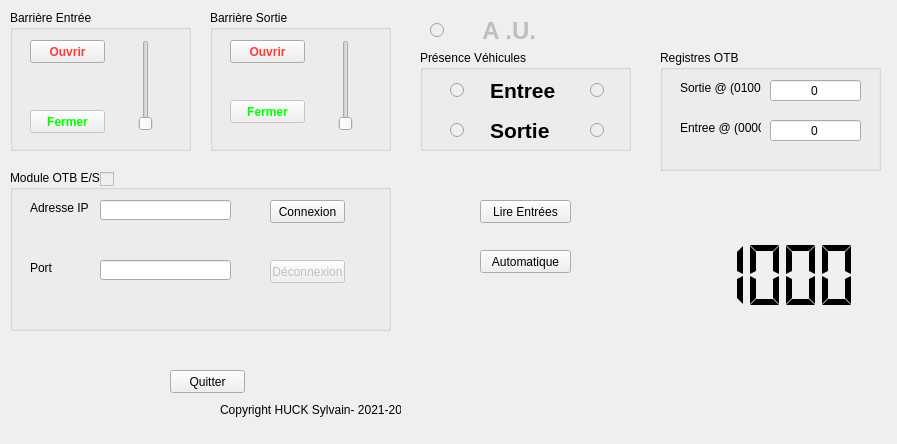
<?xml version="1.0" encoding="UTF-8"?>
<ui version="4.0">
 <class>MainWindow</class>
 <widget class="QMainWindow" name="MainWindow">
  <property name="geometry">
   <rect>
    <x>0</x>
    <y>0</y>
    <width>897</width>
    <height>444</height>
   </rect>
  </property>
  <property name="windowTitle">
   <string>MainWindow</string>
  </property>
  <widget class="QWidget" name="centralWidget">
   <widget class="QGroupBox" name="groupBoxEntree">
    <property name="geometry">
     <rect>
      <x>10</x>
      <y>10</y>
      <width>181</width>
      <height>141</height>
     </rect>
    </property>
    <property name="title">
     <string>Barrière Entrée</string>
    </property>
    <widget class="QPushButton" name="BP_OuvrirEntree">
     <property name="enabled">
      <bool>true</bool>
     </property>
     <property name="geometry">
      <rect>
       <x>20</x>
       <y>30</y>
       <width>75</width>
       <height>23</height>
      </rect>
     </property>
     <property name="font">
      <font>
       <weight>75</weight>
       <bold>true</bold>
      </font>
     </property>
     <property name="styleSheet">
      <string notr="true">color: rgb(255, 58, 58);</string>
     </property>
     <property name="text">
      <string>Ouvrir</string>
     </property>
     <property name="autoDefault">
      <bool>false</bool>
     </property>
     <property name="default">
      <bool>false</bool>
     </property>
     <property name="flat">
      <bool>false</bool>
     </property>
    </widget>
    <widget class="QPushButton" name="BP_FermerEntree">
     <property name="enabled">
      <bool>false</bool>
     </property>
     <property name="geometry">
      <rect>
       <x>20</x>
       <y>100</y>
       <width>75</width>
       <height>23</height>
      </rect>
     </property>
     <property name="font">
      <font>
       <weight>75</weight>
       <bold>true</bold>
      </font>
     </property>
     <property name="styleSheet">
      <string notr="true">color: rgb(0, 255, 0);
</string>
     </property>
     <property name="text">
      <string>Fermer</string>
     </property>
     <property name="flat">
      <bool>false</bool>
     </property>
    </widget>
    <widget class="QSlider" name="VS_Entree">
     <property name="enabled">
      <bool>false</bool>
     </property>
     <property name="geometry">
      <rect>
       <x>120</x>
       <y>30</y>
       <width>31</width>
       <height>91</height>
      </rect>
     </property>
     <property name="maximum">
      <number>1</number>
     </property>
     <property name="pageStep">
      <number>1</number>
     </property>
     <property name="value">
      <number>0</number>
     </property>
     <property name="sliderPosition">
      <number>0</number>
     </property>
     <property name="orientation">
      <enum>Qt::Vertical</enum>
     </property>
    </widget>
   </widget>
   <widget class="QGroupBox" name="groupBoxSortie">
    <property name="geometry">
     <rect>
      <x>210</x>
      <y>10</y>
      <width>181</width>
      <height>141</height>
     </rect>
    </property>
    <property name="title">
     <string>Barrière Sortie</string>
    </property>
    <widget class="QPushButton" name="BP_OuvrirSortie">
     <property name="enabled">
      <bool>true</bool>
     </property>
     <property name="geometry">
      <rect>
       <x>20</x>
       <y>30</y>
       <width>75</width>
       <height>23</height>
      </rect>
     </property>
     <property name="font">
      <font>
       <weight>75</weight>
       <bold>true</bold>
      </font>
     </property>
     <property name="styleSheet">
      <string notr="true">color: rgb(255, 58, 58);
</string>
     </property>
     <property name="text">
      <string>Ouvrir</string>
     </property>
     <property name="flat">
      <bool>false</bool>
     </property>
    </widget>
    <widget class="QSlider" name="VS_Sortie">
     <property name="enabled">
      <bool>false</bool>
     </property>
     <property name="geometry">
      <rect>
       <x>120</x>
       <y>30</y>
       <width>31</width>
       <height>91</height>
      </rect>
     </property>
     <property name="maximum">
      <number>1</number>
     </property>
     <property name="pageStep">
      <number>1</number>
     </property>
     <property name="value">
      <number>0</number>
     </property>
     <property name="orientation">
      <enum>Qt::Vertical</enum>
     </property>
    </widget>
    <widget class="QPushButton" name="BP_FermerSortie">
     <property name="enabled">
      <bool>false</bool>
     </property>
     <property name="geometry">
      <rect>
       <x>20</x>
       <y>90</y>
       <width>75</width>
       <height>23</height>
      </rect>
     </property>
     <property name="palette">
      <palette>
       <active>
        <colorrole role="WindowText">
         <brush brushstyle="SolidPattern">
          <color alpha="255">
           <red>0</red>
           <green>255</green>
           <blue>0</blue>
          </color>
         </brush>
        </colorrole>
        <colorrole role="Text">
         <brush brushstyle="SolidPattern">
          <color alpha="255">
           <red>0</red>
           <green>255</green>
           <blue>0</blue>
          </color>
         </brush>
        </colorrole>
        <colorrole role="ButtonText">
         <brush brushstyle="SolidPattern">
          <color alpha="255">
           <red>0</red>
           <green>255</green>
           <blue>0</blue>
          </color>
         </brush>
        </colorrole>
       </active>
       <inactive>
        <colorrole role="WindowText">
         <brush brushstyle="SolidPattern">
          <color alpha="255">
           <red>0</red>
           <green>255</green>
           <blue>0</blue>
          </color>
         </brush>
        </colorrole>
        <colorrole role="Text">
         <brush brushstyle="SolidPattern">
          <color alpha="255">
           <red>0</red>
           <green>255</green>
           <blue>0</blue>
          </color>
         </brush>
        </colorrole>
        <colorrole role="ButtonText">
         <brush brushstyle="SolidPattern">
          <color alpha="255">
           <red>0</red>
           <green>255</green>
           <blue>0</blue>
          </color>
         </brush>
        </colorrole>
       </inactive>
       <disabled>
        <colorrole role="WindowText">
         <brush brushstyle="SolidPattern">
          <color alpha="255">
           <red>0</red>
           <green>255</green>
           <blue>0</blue>
          </color>
         </brush>
        </colorrole>
        <colorrole role="Text">
         <brush brushstyle="SolidPattern">
          <color alpha="255">
           <red>0</red>
           <green>255</green>
           <blue>0</blue>
          </color>
         </brush>
        </colorrole>
        <colorrole role="ButtonText">
         <brush brushstyle="SolidPattern">
          <color alpha="255">
           <red>0</red>
           <green>255</green>
           <blue>0</blue>
          </color>
         </brush>
        </colorrole>
       </disabled>
      </palette>
     </property>
     <property name="font">
      <font>
       <weight>75</weight>
       <bold>true</bold>
      </font>
     </property>
     <property name="styleSheet">
      <string notr="true">color: rgb(0, 255, 0);</string>
     </property>
     <property name="text">
      <string>Fermer</string>
     </property>
     <property name="default">
      <bool>false</bool>
     </property>
     <property name="flat">
      <bool>false</bool>
     </property>
    </widget>
   </widget>
   <widget class="QRadioButton" name="ArretUrgence">
    <property name="enabled">
     <bool>false</bool>
    </property>
    <property name="geometry">
     <rect>
      <x>430</x>
      <y>10</y>
      <width>191</width>
      <height>41</height>
     </rect>
    </property>
    <property name="font">
     <font>
      <pointsize>18</pointsize>
      <weight>75</weight>
      <bold>true</bold>
     </font>
    </property>
    <property name="text">
     <string>     A .U.</string>
    </property>
    <property name="checkable">
     <bool>true</bool>
    </property>
   </widget>
   <widget class="QGroupBox" name="groupBoxPresVehicules">
    <property name="geometry">
     <rect>
      <x>420</x>
      <y>50</y>
      <width>211</width>
      <height>101</height>
     </rect>
    </property>
    <property name="title">
     <string>Présence Véhicules</string>
    </property>
    <widget class="QRadioButton" name="E_Entree">
     <property name="enabled">
      <bool>false</bool>
     </property>
     <property name="geometry">
      <rect>
       <x>30</x>
       <y>30</y>
       <width>20</width>
       <height>20</height>
      </rect>
     </property>
     <property name="text">
      <string/>
     </property>
     <property name="checkable">
      <bool>true</bool>
     </property>
     <property name="checked">
      <bool>false</bool>
     </property>
     <property name="autoExclusive">
      <bool>false</bool>
     </property>
    </widget>
    <widget class="QRadioButton" name="S_Entree">
     <property name="enabled">
      <bool>false</bool>
     </property>
     <property name="geometry">
      <rect>
       <x>170</x>
       <y>30</y>
       <width>20</width>
       <height>20</height>
      </rect>
     </property>
     <property name="text">
      <string/>
     </property>
     <property name="checkable">
      <bool>true</bool>
     </property>
     <property name="autoExclusive">
      <bool>false</bool>
     </property>
    </widget>
    <widget class="QRadioButton" name="E_Sortie">
     <property name="enabled">
      <bool>false</bool>
     </property>
     <property name="geometry">
      <rect>
       <x>30</x>
       <y>70</y>
       <width>20</width>
       <height>20</height>
      </rect>
     </property>
     <property name="text">
      <string/>
     </property>
     <property name="checkable">
      <bool>true</bool>
     </property>
     <property name="autoExclusive">
      <bool>false</bool>
     </property>
    </widget>
    <widget class="QRadioButton" name="S_Sortie">
     <property name="enabled">
      <bool>false</bool>
     </property>
     <property name="geometry">
      <rect>
       <x>170</x>
       <y>70</y>
       <width>20</width>
       <height>20</height>
      </rect>
     </property>
     <property name="text">
      <string/>
     </property>
     <property name="checkable">
      <bool>true</bool>
     </property>
     <property name="autoExclusive">
      <bool>false</bool>
     </property>
    </widget>
    <widget class="QLabel" name="L_Entree">
     <property name="geometry">
      <rect>
       <x>70</x>
       <y>30</y>
       <width>71</width>
       <height>21</height>
      </rect>
     </property>
     <property name="font">
      <font>
       <pointsize>16</pointsize>
       <weight>75</weight>
       <bold>true</bold>
      </font>
     </property>
     <property name="text">
      <string>Entree</string>
     </property>
    </widget>
    <widget class="QLabel" name="L_Sortie">
     <property name="geometry">
      <rect>
       <x>70</x>
       <y>70</y>
       <width>71</width>
       <height>21</height>
      </rect>
     </property>
     <property name="font">
      <font>
       <pointsize>16</pointsize>
       <weight>75</weight>
       <bold>true</bold>
      </font>
     </property>
     <property name="text">
      <string>Sortie</string>
     </property>
    </widget>
   </widget>
   <widget class="QGroupBox" name="groupBoxRegOTB">
    <property name="geometry">
     <rect>
      <x>660</x>
      <y>50</y>
      <width>221</width>
      <height>121</height>
     </rect>
    </property>
    <property name="title">
     <string>Registres OTB</string>
    </property>
    <widget class="QLabel" name="L_RegSortie">
     <property name="geometry">
      <rect>
       <x>20</x>
       <y>30</y>
       <width>81</width>
       <height>16</height>
      </rect>
     </property>
     <property name="text">
      <string>Sortie @ (0100)</string>
     </property>
    </widget>
    <widget class="QLineEdit" name="LE_RegSortie">
     <property name="geometry">
      <rect>
       <x>110</x>
       <y>30</y>
       <width>91</width>
       <height>21</height>
      </rect>
     </property>
     <property name="text">
      <string>0</string>
     </property>
     <property name="maxLength">
      <number>4</number>
     </property>
     <property name="alignment">
      <set>Qt::AlignCenter</set>
     </property>
     <property name="readOnly">
      <bool>true</bool>
     </property>
    </widget>
    <widget class="QLabel" name="L_RegEntree">
     <property name="geometry">
      <rect>
       <x>20</x>
       <y>70</y>
       <width>81</width>
       <height>16</height>
      </rect>
     </property>
     <property name="text">
      <string>Entree @ (0000)</string>
     </property>
    </widget>
    <widget class="QLineEdit" name="LE_RegEntree">
     <property name="geometry">
      <rect>
       <x>110</x>
       <y>70</y>
       <width>91</width>
       <height>21</height>
      </rect>
     </property>
     <property name="text">
      <string>0</string>
     </property>
     <property name="maxLength">
      <number>4</number>
     </property>
     <property name="alignment">
      <set>Qt::AlignCenter</set>
     </property>
    </widget>
   </widget>
   <widget class="QGroupBox" name="groupBoxModOTB">
    <property name="geometry">
     <rect>
      <x>10</x>
      <y>170</y>
      <width>381</width>
      <height>161</height>
     </rect>
    </property>
    <property name="title">
     <string>Module OTB E/S</string>
    </property>
    <widget class="QCheckBox" name="EtatConnexionOTB">
     <property name="enabled">
      <bool>false</bool>
     </property>
     <property name="geometry">
      <rect>
       <x>90</x>
       <y>0</y>
       <width>16</width>
       <height>18</height>
      </rect>
     </property>
     <property name="text">
      <string/>
     </property>
     <property name="checkable">
      <bool>true</bool>
     </property>
    </widget>
    <widget class="QLabel" name="L_InfoAdresseIP">
     <property name="geometry">
      <rect>
       <x>20</x>
       <y>30</y>
       <width>61</width>
       <height>16</height>
      </rect>
     </property>
     <property name="text">
      <string>Adresse IP</string>
     </property>
    </widget>
    <widget class="QLabel" name="L_InfoPort">
     <property name="geometry">
      <rect>
       <x>20</x>
       <y>90</y>
       <width>61</width>
       <height>16</height>
      </rect>
     </property>
     <property name="text">
      <string>Port</string>
     </property>
    </widget>
    <widget class="QLineEdit" name="LE_AdresseIP">
     <property name="geometry">
      <rect>
       <x>90</x>
       <y>30</y>
       <width>131</width>
       <height>20</height>
      </rect>
     </property>
    </widget>
    <widget class="QLineEdit" name="LE_Port">
     <property name="geometry">
      <rect>
       <x>90</x>
       <y>90</y>
       <width>131</width>
       <height>20</height>
      </rect>
     </property>
    </widget>
    <widget class="QPushButton" name="BP_Connexion">
     <property name="geometry">
      <rect>
       <x>260</x>
       <y>30</y>
       <width>75</width>
       <height>23</height>
      </rect>
     </property>
     <property name="text">
      <string>Connexion</string>
     </property>
    </widget>
    <widget class="QPushButton" name="BP_Deconnexion">
     <property name="enabled">
      <bool>false</bool>
     </property>
     <property name="geometry">
      <rect>
       <x>260</x>
       <y>90</y>
       <width>75</width>
       <height>23</height>
      </rect>
     </property>
     <property name="text">
      <string>Déconnexion</string>
     </property>
    </widget>
    <widget class="QLabel" name="L_IP">
     <property name="geometry">
      <rect>
       <x>90</x>
       <y>60</y>
       <width>131</width>
       <height>16</height>
      </rect>
     </property>
     <property name="text">
      <string/>
     </property>
    </widget>
    <widget class="QLabel" name="L_Port">
     <property name="geometry">
      <rect>
       <x>90</x>
       <y>120</y>
       <width>131</width>
       <height>16</height>
      </rect>
     </property>
     <property name="text">
      <string/>
     </property>
    </widget>
   </widget>
   <widget class="QLabel" name="L_Etat">
    <property name="geometry">
     <rect>
      <x>10</x>
      <y>340</y>
      <width>381</width>
      <height>16</height>
     </rect>
    </property>
    <property name="text">
     <string/>
    </property>
   </widget>
   <widget class="QPushButton" name="BP_Lire_Entree">
    <property name="geometry">
     <rect>
      <x>480</x>
      <y>200</y>
      <width>91</width>
      <height>23</height>
     </rect>
    </property>
    <property name="text">
     <string>Lire Entrées</string>
    </property>
    <property name="checkable">
     <bool>false</bool>
    </property>
   </widget>
   <widget class="QPushButton" name="BP_Auto">
    <property name="enabled">
     <bool>true</bool>
    </property>
    <property name="geometry">
     <rect>
      <x>480</x>
      <y>250</y>
      <width>91</width>
      <height>23</height>
     </rect>
    </property>
    <property name="text">
     <string>Automatique</string>
    </property>
   </widget>
   <widget class="QLabel" name="L_Automatique">
    <property name="enabled">
     <bool>true</bool>
    </property>
    <property name="geometry">
     <rect>
      <x>500</x>
      <y>280</y>
      <width>61</width>
      <height>31</height>
     </rect>
    </property>
    <property name="font">
     <font>
      <pointsize>14</pointsize>
      <weight>75</weight>
      <bold>true</bold>
     </font>
    </property>
    <property name="text">
     <string/>
    </property>
   </widget>
   <widget class="QLabel" name="L_Copyright">
    <property name="geometry">
     <rect>
      <x>220</x>
      <y>400</y>
      <width>181</width>
      <height>20</height>
     </rect>
    </property>
    <property name="text">
     <string>Copyright HUCK Sylvain- 2021-2022</string>
    </property>
   </widget>
   <widget class="QLCDNumber" name="LCD_Place">
    <property name="geometry">
     <rect>
      <x>670</x>
      <y>230</y>
      <width>191</width>
      <height>91</height>
     </rect>
    </property>
    <property name="frameShape">
     <enum>QFrame::NoFrame</enum>
    </property>
    <property name="segmentStyle">
     <enum>QLCDNumber::Flat</enum>
    </property>
    <property name="value" stdset="0">
     <double>1000.000000000000000</double>
    </property>
    <property name="intValue" stdset="0">
     <number>1000</number>
    </property>
   </widget>
   <widget class="QPushButton" name="BP_Quitter">
    <property name="geometry">
     <rect>
      <x>170</x>
      <y>370</y>
      <width>75</width>
      <height>23</height>
     </rect>
    </property>
    <property name="text">
     <string>Quitter</string>
    </property>
   </widget>
  </widget>
 </widget>
 <layoutdefault spacing="6" margin="11"/>
 <resources/>
 <connections/>
</ui>
